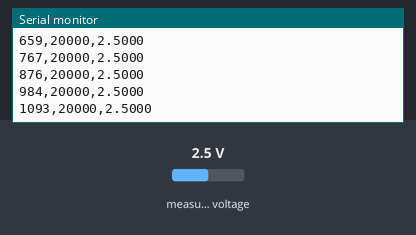
The sketch below on a simulated ESP32. Shown: the last lines printed to the serial monitor. The test bench sets the inputs (shaded band); at power-on: measured voltage 2.5 V.

Above: at 1.2 s.
1.3 s: measured voltage set to 0.1 V
At 1.31 s:
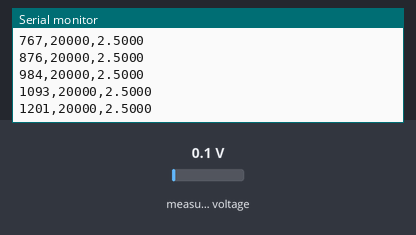
2.8 s: measured voltage set to 1.2 V
At 2.83 s:
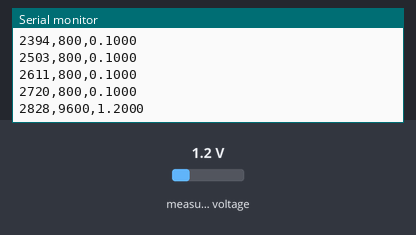
Timing chart, 0 to 5.8 s (numbered marks = the images above; inputs shaded):
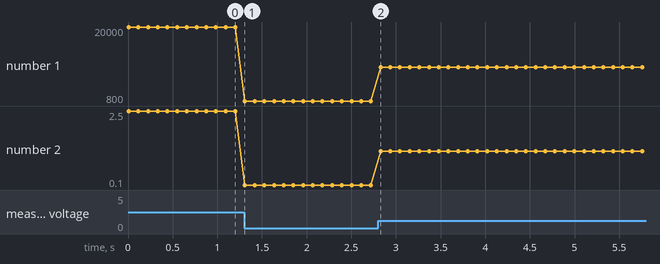

Measured:
- plotted number 1: 20000 → 800 after the input at 1.3 s
- plotted number 2: 2.5 → 0.1 after the input at 1.3 s

The sketch:

firmware.ino
```cpp
#include <Wire.h>
#include <Adafruit_ADS1X15.h>

Adafruit_ADS1115 ads;

void setup() {
  Serial.begin(115200);

  Wire.begin(21, 22);

  if (!ads.begin(0x49)) {
    Serial.println("ADS1115 NOT FOUND!");
    while (1) {
      delay(100);
    }
  }

  ads.setGain(GAIN_ONE);
}

void loop() {
  int16_t raw = ads.readADC_SingleEnded(0);

  float voltage = ads.computeVolts(raw);

  Serial.print(millis());
  Serial.print(",");
  Serial.print(raw);
  Serial.print(",");
  Serial.println(voltage, 4);

  delay(100);
}
```
